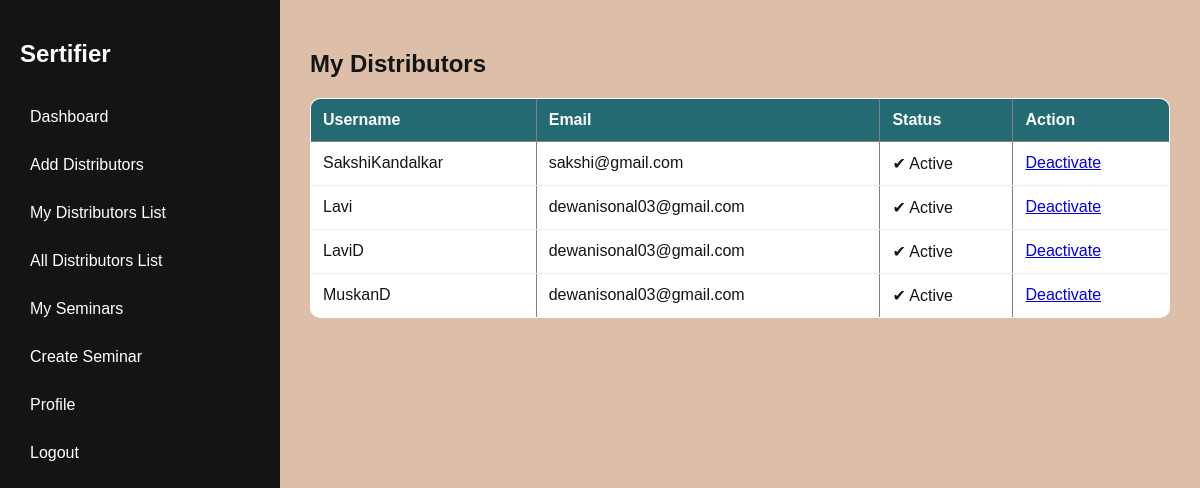
Before: /distributors/ (signed in) with the older database file.
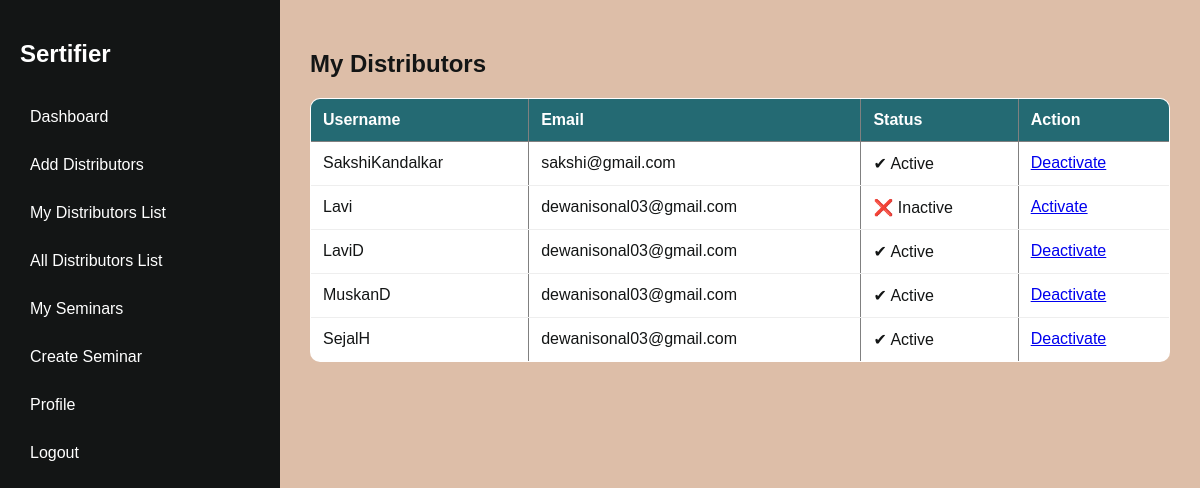
After: the same page with the newer database file.
### User/models.py (models this page shows, shortened)
class CustomUser(AbstractUser):
    ROLE_CHOICES = (
        ('admin', 'Admin'),
        ('manager', 'Manager'),
        ('distributor', 'Distributor'),
    )
    role = models.CharField(max_length=20, choices=ROLE_CHOICES)
    phone = models.CharField(max_length=15, blank=True, null=True)

### User/decorators.py (the view)
        def wrapper(request, *args, **kwargs):
            if request.user.role in allowed_roles:
                return view_func(request, *args, **kwargs)
            return redirect('dashboard')

### User/views.py (called while the page is built)
@login_required
@role_required(['manager'])
def distributors_list(request):
    relations = UserRelation.objects.filter(manager=request.user)
    distributors = [r.distributor for r in relations]
    return render(
        request,
        'distributors_list.html',
        {
            'distributors': distributors
        }
    )

### User/templates/distributors_list.html
{% extends 'base.html' %}
{% block content %}
<h2>My Distributors</h2>
<table border="1">
    <tr>
        <th>Username</th>
        <th>Email</th>
        <th>Status</th>
        <th>Action</th>
    </tr>
    {% for d in distributors %}
    <tr>
        <td>{{ d.username }}</td>
        <td>{{ d.email }}</td>
        <td>
            {% if d.is_active %}
                ✔ Active
            {% else %}
                ❌ Inactive
            {% endif %}
        </td>
        <td>
            <a href="{% url 'toggle_user_status' d.id %}">
                {% if d.is_active %}
                    Deactivate
                {% else %}
                    Activate
                {% endif %}
            </a>
        </td>
    </tr>
    {% endfor %}
</table>
{% endblock %}

Changed rows visible on the page:
changed CustomUser "Lavi": is_active "✔ Active Deactivate" → "❌ Inactive Activate"
added CustomUser: username "SejalH", email "dewanisonal03@gmail.com", is_active "✔ Active"
